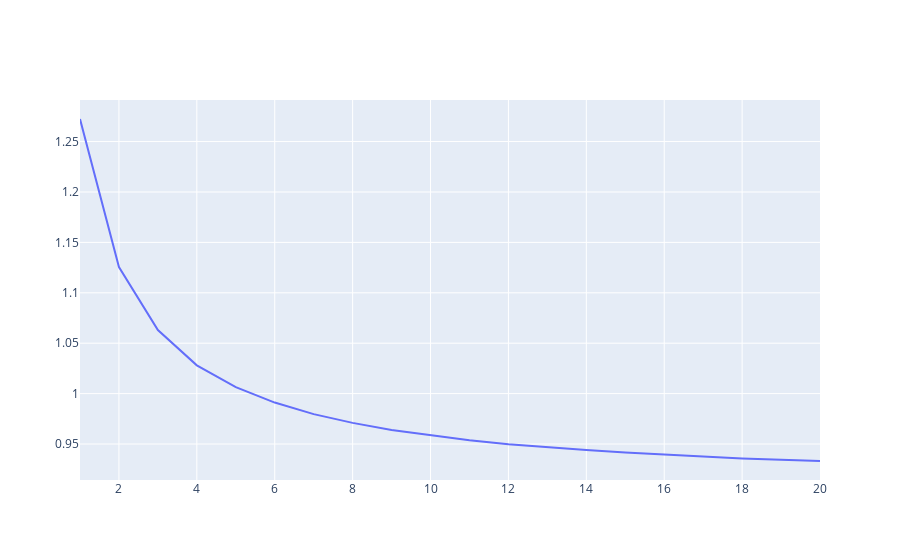

Notebook source saved alongside this figure:
### Markdown cell above
Choose $k=20$

### Code cell
import plotly.graph_objects as go
import numpy as np

fig = go.Figure(
    data=go.Scatter(
        x=np.arange(1, 20+1),
        y=errors
    )
)
fig.show()

### Figure 1 — Plotly figure (JSON) as saved in the notebook; plotly's stock layout.template omitted (floating-point values rounded to 4 significant figures)
{"data": [{"type": "scatter", "x": [1, 2, 3, 4, 5, 6, 7, 8, 9, 10, 11, 12, 13, 14, 15, 16, 17, 18, 19, 20], "y": [1.272, 1.126, 1.063, 1.028, 1.006, 0.9911, 0.9796, 0.971, 0.964, 0.9587, 0.9538, 0.9499, 0.9468, 0.944, 0.9417, 0.9394, 0.9374, 0.9357, 0.9344, 0.9332]}], "layout": {}}
